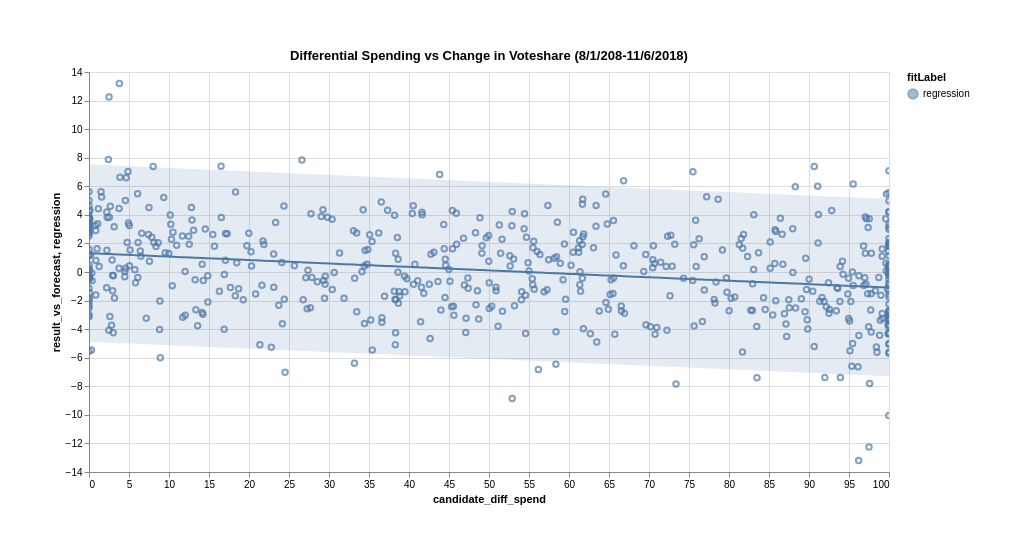

Express this chart as Vega-Lite.
### Vega-Lite specification from a JSON file in a GitHub repository (floating-point values rounded to 4 significant figures; data arrays with more than 128 entries replaced by an {"elided": "..."} marker saying what was removed)
{"config": {"view": {"height": 400, "width": 800}, "padding": 50}, "$schema": "https://vega.github.io/schema/vega-lite/v5.json", "title": "Differential Spending vs Change in Voteshare (8/1/208-11/6/2018)", "layer": [{"transform": [{"as": "yLo", "calculate": "datum.result_vs_forecast - (datum.yError)/2"}, {"as": "yHi", "calculate": "datum.result_vs_forecast + (datum.yError)/2"}, {"as": "fyLo", "calculate": "datum.yFit - (datum.yFitError)/2"}, {"as": "fyHi", "calculate": "datum.yFit + (datum.yFitError)/2"}, {"as": "fitLabel", "calculate": "\"regression\""}], "config": {"view": {"height": 400, "width": 800}, "padding": 50}, "data": {"values": {"elided": "576 records"}}, "layer": [{"mark": "point", "selection": {"scalesSregression": {"bind": "scales", "type": "interval"}}, "encoding": {"x": {"field": "candidate_diff_spend", "type": "quantitative", "axis": {"title": "candidate_diff_spend"}}, "y": {"field": "result_vs_forecast", "type": "quantitative", "axis": {"title": "result_vs_forecast"}}}}, {"mark": "rule", "selection": {"scalesSEregression": {"bind": "scales", "type": "interval"}}, "encoding": {"x": {"field": "candidate_diff_spend", "type": "quantitative", "axis": {"title": "candidate_diff_spend"}}, "y2": {"field": "yHi", "type": "quantitative"}, "y": {"field": "yLo", "type": "quantitative"}}}, {"mark": "line", "selection": {"scalesFregression": {"bind": "scales", "type": "interval"}}, "encoding": {"color": {"field": "fitLabel", "type": "nominal"}, "x": {"field": "candidate_diff_spend", "type": "quantitative", "axis": {"title": "candidate_diff_spend"}}, "y": {"field": "yFit", "type": "quantitative", "axis": {"title": "regression"}}}}, {"mark": {"opacity": 0.5, "type": "area", "fillOpacity": 0.3}, "selection": {"scalesFEregression": {"bind": "scales", "type": "interval"}}, "encoding": {"color": {"field": "fitLabel", "type": "nominal"}, "x": {"field": "candidate_diff_spend", "type": "quantitative", "axis": {"title": "candidate_diff_spend"}}, "y2": {"field": "fyHi", "type": "quantitative"}, "y": {"field": "fyLo", "type": "quantitative"}}}]}]}
